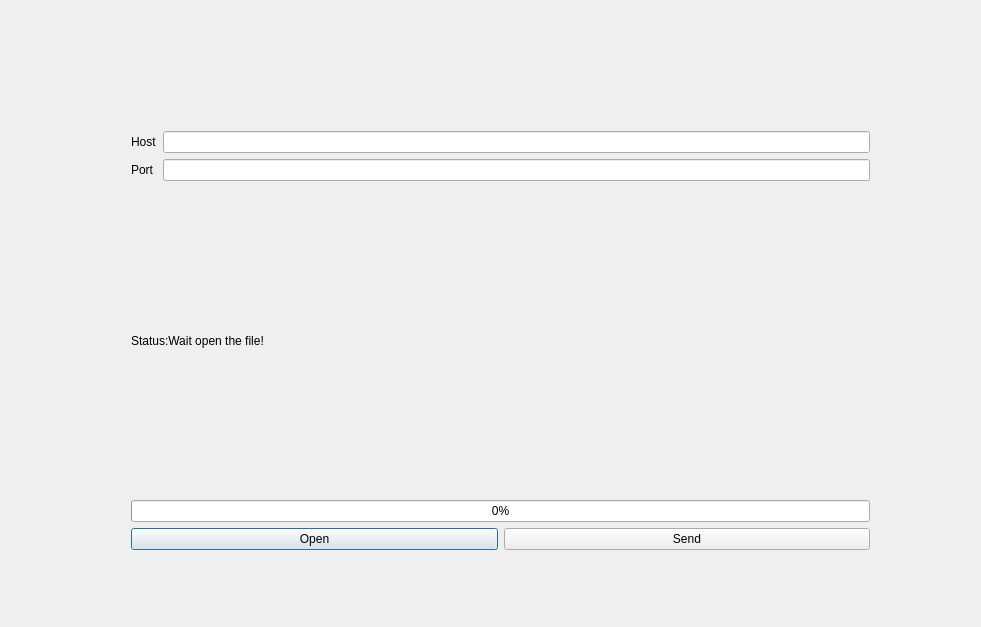
<?xml version="1.0" encoding="UTF-8"?>
<ui version="4.0">
 <class>Client</class>
 <widget class="QDialog" name="Client">
  <property name="geometry">
   <rect>
    <x>0</x>
    <y>0</y>
    <width>981</width>
    <height>627</height>
   </rect>
  </property>
  <property name="windowTitle">
   <string>Client</string>
  </property>
  <widget class="QWidget" name="">
   <property name="geometry">
    <rect>
     <x>120</x>
     <y>120</y>
     <width>761</width>
     <height>441</height>
    </rect>
   </property>
   <layout class="QVBoxLayout" name="verticalLayout">
    <item>
     <layout class="QGridLayout" name="gridLayout">
      <item row="1" column="1">
       <widget class="QLineEdit" name="portlineEdit"/>
      </item>
      <item row="1" column="0">
       <widget class="QLabel" name="label_2">
        <property name="text">
         <string>Port</string>
        </property>
       </widget>
      </item>
      <item row="0" column="0">
       <widget class="QLabel" name="label">
        <property name="text">
         <string>Host</string>
        </property>
       </widget>
      </item>
      <item row="0" column="1">
       <widget class="QLineEdit" name="hostlineEdit"/>
      </item>
     </layout>
    </item>
    <item>
     <widget class="QLabel" name="clientStatusLabel">
      <property name="text">
       <string>Status:Wait open the file!</string>
      </property>
     </widget>
    </item>
    <item>
     <widget class="QProgressBar" name="clientProgressBar">
      <property name="value">
       <number>0</number>
      </property>
     </widget>
    </item>
    <item>
     <layout class="QHBoxLayout" name="horizontalLayout">
      <item>
       <widget class="QPushButton" name="openButton">
        <property name="text">
         <string>Open</string>
        </property>
       </widget>
      </item>
      <item>
       <widget class="QPushButton" name="sendButton">
        <property name="text">
         <string>Send</string>
        </property>
       </widget>
      </item>
     </layout>
    </item>
   </layout>
  </widget>
 </widget>
 <layoutdefault spacing="6" margin="11"/>
 <resources/>
 <connections/>
</ui>
